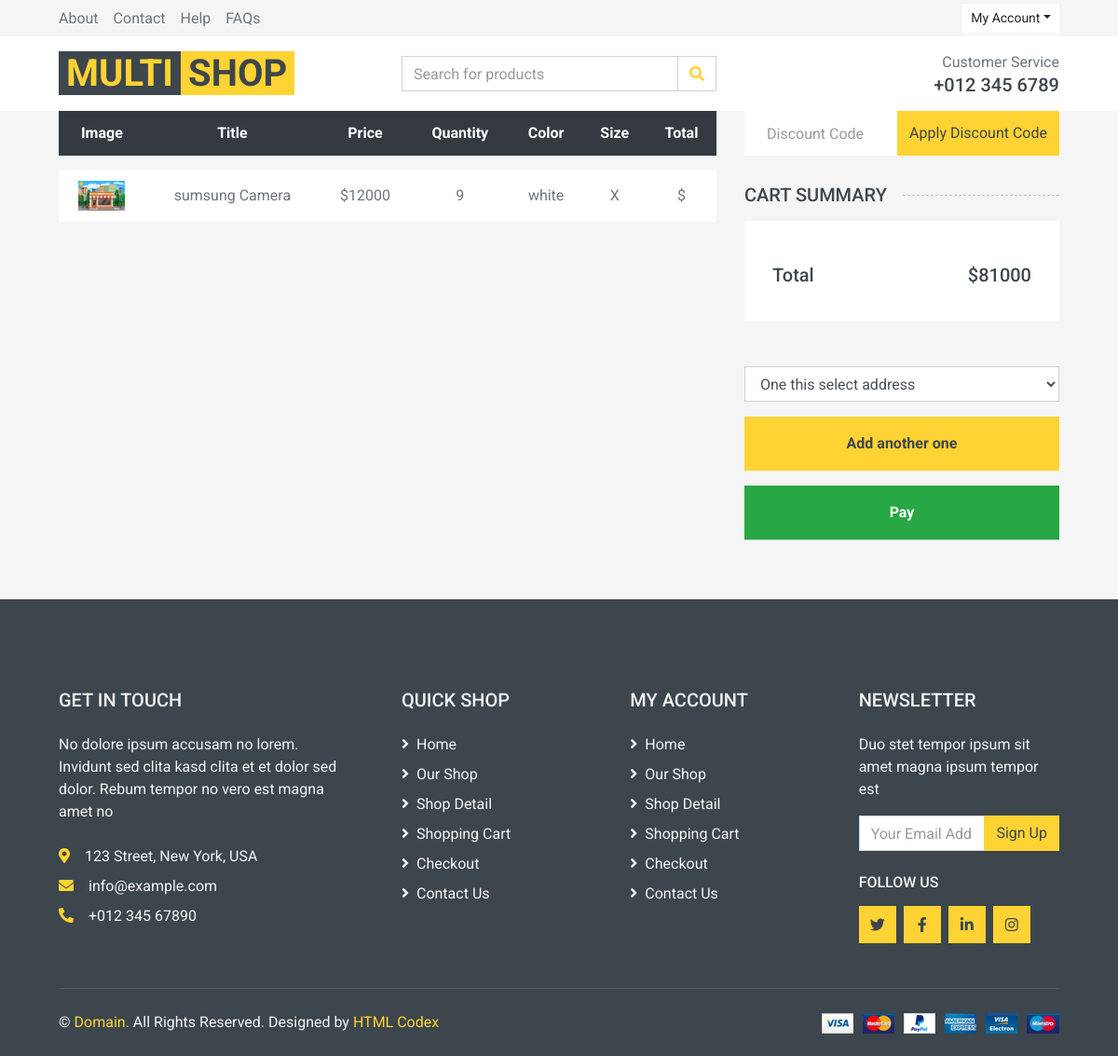
The page /cart/order/16 (signed in) on the database its author committed.
### cart/models.py (models this page shows)
class OrderItem(models.Model):
    order=models.ForeignKey(Order,on_delete=models.CASCADE, related_name='items')
    product=models.ForeignKey(Product,on_delete=models.CASCADE, related_name='items')
    size=models.CharField(max_length=10)
    color=models.CharField(max_length=10)
    price=models.PositiveIntegerField()
    quantity=models.SmallIntegerField()

class Order(models.Model):
    user=models.ForeignKey(User,on_delete=models.CASCADE,related_name='orders')
    total_price=models.IntegerField(default=0)
    created_at=models.DateTimeField(auto_now_add=True)
    is_paid=models.BooleanField(default=False)
    address=models.TextField(blank=True,null=True)

### product/models.py (models this page shows, shortened)
class Product(models.Model):
    category=models.ManyToManyField(Category,related_name='products')
    title=models.CharField(max_length=30)
    description=models.TextField()
    price=models.IntegerField()
    discount=models.IntegerField()
    image=models.ImageField(upload_to='products')
    size=models.ManyToManyField(Size, null=True, blank=True, related_name='products')
    color=models.ManyToManyField(Color, related_name='products')

### cart/views.py (the view)
# urls.py: path('order/<int:pk>', views.OrderDetailView.as_view(), name='order_detail'),
class OrderDetailView(LoginRequiredMixin,View):
    def get(self,request,pk):
        order = get_object_or_404(Order,id=pk)
        return render(request, 'cart/order_detail.html', {'order': order})

### cart/templates/cart/order_detail.html (shortened to what this page needs)
{% extends 'base.html' %}
{% load static %}
{% block main %}
    <div class="container-fluid">
        <div class="row px-xl-5">
            <div class="col-lg-8 table-responsive mb-5">
                <table class="table table-light table-borderless table-hover text-center mb-0">
                    <thead class="thead-dark">
                    <tr>
                        <th>Image</th>
                        <th>Title</th>
                        <th>Price</th>
                        <th>Quantity</th>
                        <th>Color</th>
                        <th>Size</th>
                        <th>Total</th>
                    </tr>
                    </thead>
                    <tbody class="align-middle">
                    {% for item in order.items.all %}
                        <tr>
                            <td class="align-middle"><img src="{{ item.product.image.url }}" alt=""
                                                          style="width: 50px;"></td>
                            <td class="align-middle">{{ item.product.title }}</td>
                            <td class="align-middle">${{ item.price }}</td>
                            <td class="align-middle">{{ item.quantity }}</td>
                            <td class="align-middle">{{ item.color }}</td>
                            <td class="align-middle">{{ item.size }}</td>
                            <td class="align-middle">${{ item.total }}</td>
                        </tr>
                    {% endfor %}
                    </tbody>
                </table>
            </div>
            <div class="col-lg-4">
                <form class="mb-30" method="post" action="{% url 'cart:apply_discount' order.id %}">
                    <div class="input-group">
                        <input type="text" name="discount_code" class="form-control border-0 p-4"
                               placeholder="Discount Code">
                        <div class="input-group-append">
                            <button type="submit"  class="btn btn-primary">Apply Discount Code</button>
                        </div>
                    </div>
                </form>
                <h5 class="section-title position-relative text-uppercase mb-3"><span class="bg-secondary pr-3">Cart Summary</span>
                </h5>
                <div class="bg-light p-30 mb-5">
                    <div class="pt-2">
                        <div class="d-flex justify-content-between mt-2">
                            <h5>Total</h5>
                            <h5>${{ order.total_price }}</h5>
                        </div>
                    </div>
                </div>
                {% if request.user.addresses.all %}
                    <form action="{% url 'cart:send_request' order.id %}" method="post">
                        <select name="address" class="form-control">
                            <option selected>One this select address</option>
                        </select>
                        <a href="{% url 'account:add_address' %}?next={% url 'cart:order_detail' order.id %}"
                           class="btn btn-block btn-primary font-weight-bold my-3 py-3">Add another one</a>
                        <button type="submit" class="btn btn-block btn-success font-weight-bold my-3 py-3">Pay</button>
                    </form>
                {% else %}
                    <a href="{% url 'account:add_address' %}?next={% url 'cart:order_detail' order.id %}"
                       class="btn btn-block btn-primary font-weight-bold my-3 py-3">You don't have any address,Add
                        one</a>
                {% endif %}
            </div>
        </div>
    </div>
{% endblock %}

### rows shown on the page
OrderItem: product.image (picture), product "sumsung Camera", price "12000", quantity "9", color "white", size "X"
Order: total_price "81000"
